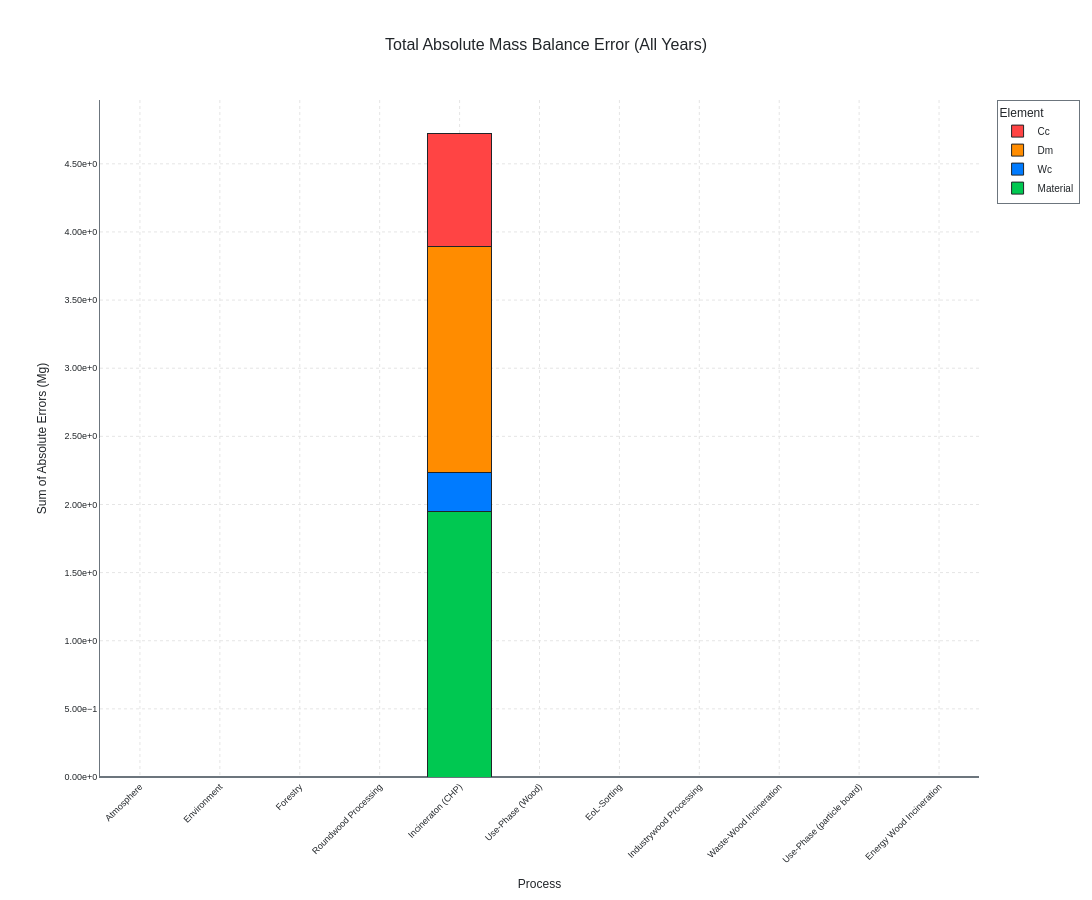

Here is the notebook cell this chart was saved with:
### Markdown cell above
## 2.2 Mass Balance Validation

### Code cell
print("\n" + "="*60)
print("⚖️ MASS BALANCE VERIFICATION (BASELINE)")
print("="*60)
plotting.plot_total_mass_balance_error(mfa_results_baseline)
plotting.plot_optimized_mass_balance_error(mfa_results_baseline)

### Figure 1 — Plotly figure (JSON) as saved in the notebook; plotly's stock layout.template omitted (floating-point values rounded to 4 significant figures)
{"data": [{"hovertemplate": "<b>%{x}</b><br>Material: %{y:.2e} Mg<extra></extra>", "marker": {"color": "#00C851", "line": {"color": "#212529", "width": 1}}, "name": "Material", "type": "bar", "x": ["Atmosphere", "Environment", "Forestry", "Roundwood Processing", "Incineraton (CHP)", "Use-Phase (Wood)", "EoL-Sorting", "Industrywood Processing", "Waste-Wood Incineration", "Use-Phase (particle board)", "Energy Wood Incineration"], "y": [0, 0, 1.979e-09, 2.561e-09, 1.946, 0, 0, 2.474e-09, 5.955e-09, 0, 3.085e-09]}, {"hovertemplate": "<b>%{x}</b><br>Wc: %{y:.2e} Mg<extra></extra>", "marker": {"color": "#007BFF", "line": {"color": "#212529", "width": 1}}, "name": "Wc", "type": "bar", "x": ["Atmosphere", "Environment", "Forestry", "Roundwood Processing", "Incineraton (CHP)", "Use-Phase (Wood)", "EoL-Sorting", "Industrywood Processing", "Waste-Wood Incineration", "Use-Phase (particle board)", "Energy Wood Incineration"], "y": [0, 0, 5.966e-10, 5.675e-10, 0.2919, 0, 0, 5.821e-10, 0, 0, 0]}, {"hovertemplate": "<b>%{x}</b><br>Dm: %{y:.2e} Mg<extra></extra>", "marker": {"color": "#FF8C00", "line": {"color": "#212529", "width": 1}}, "name": "Dm", "type": "bar", "x": ["Atmosphere", "Environment", "Forestry", "Roundwood Processing", "Incineraton (CHP)", "Use-Phase (Wood)", "EoL-Sorting", "Industrywood Processing", "Waste-Wood Incineration", "Use-Phase (particle board)", "Energy Wood Incineration"], "y": [0, 0, 3.842e-09, 3.056e-09, 1.654, 0, 0, 2.939e-09, 0, 0, 0]}, {"hovertemplate": "<b>%{x}</b><br>Cc: %{y:.2e} Mg<extra></extra>", "marker": {"color": "#FF4444", "line": {"color": "#212529", "width": 1}}, "name": "Cc", "type": "bar", "x": ["Atmosphere", "Environment", "Forestry", "Roundwood Processing", "Incineraton (CHP)", "Use-Phase (Wood)", "EoL-Sorting", "Industrywood Processing", "Waste-Wood Incineration", "Use-Phase (particle board)", "Energy Wood Incineration"], "y": [0, 0, 2.125e-09, 1.47e-09, 0.8272, 0, 0, 1.397e-09, 0, 0, 0]}], "layout": {"barmode": "stack", "font": {"color": "#212529", "family": "Arial, sans-serif", "size": 10}, "height": 900, "legend": {"bgcolor": "rgba(255,255,255,0.8)", "bordercolor": "#6C757D", "borderwidth": 1, "font": {"color": "#212529", "family": "Arial, sans-serif", "size": 10}, "title": {"text": "Element"}}, "margin": {"b": 100, "l": 100, "r": 50, "t": 100}, "paper_bgcolor": "#FFFFFF", "plot_bgcolor": "#FFFFFF", "title": {"font": {"color": "#212529", "family": "Arial, sans-serif", "size": 16}, "text": "Total Absolute Mass Balance Error (All Years)", "x": 0.5, "xanchor": "center"}, "width": 1200, "xaxis": {"gridcolor": "#E5E5E5", "griddash": "dot", "gridwidth": 1, "linecolor": "#6C757D", "linewidth": 1, "tickangle": -45, "tickfont": {"color": "#212529", "family": "Arial, sans-serif", "size": 9}, "title": {"font": {"color": "#212529", "family": "Arial, sans-serif", "size": 12}, "text": "Process"}, "zeroline": true, "zerolinecolor": "#6C757D"}, "yaxis": {"gridcolor": "#E5E5E5", "griddash": "dot", "gridwidth": 1, "linecolor": "#6C757D", "linewidth": 1, "rangemode": "tozero", "tickfont": {"color": "#212529", "family": "Arial, sans-serif", "size": 9}, "tickformat": ".2e", "title": {"font": {"color": "#212529", "family": "Arial, sans-serif", "size": 12}, "text": "Sum of Absolute Errors (Mg)"}, "zeroline": true, "zerolinecolor": "#6C757D"}}}
